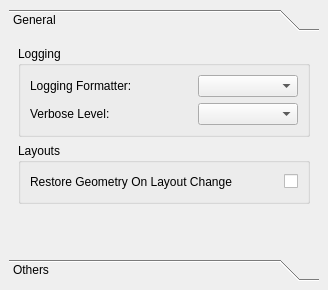
<?xml version="1.0" encoding="UTF-8"?>
<ui version="4.0">
 <class>Preferences_Manager_DockWidget</class>
 <widget class="QDockWidget" name="Preferences_Manager_DockWidget">
  <property name="windowTitle">
   <string>Preferences Manager</string>
  </property>
  <widget class="QWidget" name="Preferences_Manager_dockWidgetContents">
   <layout class="QGridLayout" name="Preferences_Manager_dockWidgetContents_gridLayout">
    <item row="0" column="0">
     <widget class="QToolBox" name="Preferences_Manager_toolBox">
      <property name="minimumSize">
       <size>
        <width>310</width>
        <height>0</height>
       </size>
      </property>
      <property name="currentIndex">
       <number>0</number>
      </property>
      <widget class="QWidget" name="General_Preferences_page">
       <property name="geometry">
        <rect>
         <x>0</x>
         <y>0</y>
         <width>365</width>
         <height>218</height>
        </rect>
       </property>
       <attribute name="label">
        <string>General</string>
       </attribute>
       <layout class="QGridLayout" name="General_Preferences_page_gridLayout">
        <item row="3" column="0">
         <spacer name="General_Preferences_verticalSpacer">
          <property name="orientation">
           <enum>Qt::Vertical</enum>
          </property>
          <property name="sizeHint" stdset="0">
           <size>
            <width>20</width>
            <height>40</height>
           </size>
          </property>
         </spacer>
        </item>
        <item row="1" column="0">
         <widget class="QGroupBox" name="Logging_Settings_groupBox">
          <property name="title">
           <string>Logging</string>
          </property>
          <layout class="QGridLayout" name="Log_Settings_groupBox_gridLayout">
           <item row="1" column="0">
            <layout class="QHBoxLayout" name="Verbosity_horizontalLayout">
             <item>
              <widget class="QLabel" name="Verbose_Level_label">
               <property name="text">
                <string>Verbose Level:</string>
               </property>
              </widget>
             </item>
             <item>
              <spacer name="Logging_Settings_horizontalSpacer">
               <property name="orientation">
                <enum>Qt::Horizontal</enum>
               </property>
               <property name="sizeHint" stdset="0">
                <size>
                 <width>40</width>
                 <height>20</height>
                </size>
               </property>
              </spacer>
             </item>
             <item>
              <widget class="QComboBox" name="Verbose_Level_comboBox">
               <property name="minimumSize">
                <size>
                 <width>100</width>
                 <height>0</height>
                </size>
               </property>
               <property name="statusTip">
                <string>Verbose Level Combo Box: Defines Application verbose level: Each option encompasses the ones over it in the list.</string>
               </property>
              </widget>
             </item>
            </layout>
           </item>
           <item row="0" column="0">
            <layout class="QHBoxLayout" name="Formatter_horizontalLayout">
             <item>
              <widget class="QLabel" name="Logging_Formatter_label">
               <property name="text">
                <string>Logging Formatter:</string>
               </property>
              </widget>
             </item>
             <item>
              <spacer name="Logging_Formatter_horizontalSpacer">
               <property name="orientation">
                <enum>Qt::Horizontal</enum>
               </property>
               <property name="sizeHint" stdset="0">
                <size>
                 <width>40</width>
                 <height>20</height>
                </size>
               </property>
              </spacer>
             </item>
             <item>
              <widget class="QComboBox" name="Logging_Formatters_comboBox">
               <property name="minimumSize">
                <size>
                 <width>100</width>
                 <height>0</height>
                </size>
               </property>
               <property name="statusTip">
                <string>Logging Formatter Combo Box: Defines the logging formatter.</string>
               </property>
              </widget>
             </item>
            </layout>
           </item>
          </layout>
         </widget>
        </item>
        <item row="2" column="0">
         <widget class="QGroupBox" name="Layouts_groupBox">
          <property name="title">
           <string>Layouts</string>
          </property>
          <layout class="QGridLayout" name="Layouts_groupBox_gridLayout">
           <item row="0" column="0">
            <layout class="QHBoxLayout" name="Restore_Geometry_On_Layout_Change_horizontalLayout">
             <item>
              <widget class="QLabel" name="Restore_Geometry_On_Layout_Change_label">
               <property name="text">
                <string>Restore Geometry On Layout Change</string>
               </property>
              </widget>
             </item>
             <item>
              <spacer name="Restore_Geometry_On_Layout_Change_horizontalSpacer">
               <property name="orientation">
                <enum>Qt::Horizontal</enum>
               </property>
               <property name="sizeHint" stdset="0">
                <size>
                 <width>40</width>
                 <height>20</height>
                </size>
               </property>
              </spacer>
             </item>
             <item>
              <widget class="QCheckBox" name="Restore_Geometry_On_Layout_Change_checkBox">
               <property name="statusTip">
                <string>Restore Geometry On Layout Change Check Box: Application window size and placement are also restored when changing Application layout.</string>
               </property>
               <property name="layoutDirection">
                <enum>Qt::RightToLeft</enum>
               </property>
              </widget>
             </item>
            </layout>
           </item>
          </layout>
         </widget>
        </item>
       </layout>
      </widget>
      <widget class="QWidget" name="Others_Preferences_page">
       <property name="geometry">
        <rect>
         <x>0</x>
         <y>0</y>
         <width>365</width>
         <height>218</height>
        </rect>
       </property>
       <attribute name="label">
        <string>Others</string>
       </attribute>
       <layout class="QGridLayout" name="Others_Preferences_page_gridLayout">
        <item row="0" column="0">
         <layout class="QGridLayout" name="Others_Preferences_gridLayout"/>
        </item>
        <item row="1" column="0">
         <spacer name="Others_Preferences_page_verticalSpacer">
          <property name="orientation">
           <enum>Qt::Vertical</enum>
          </property>
          <property name="sizeHint" stdset="0">
           <size>
            <width>20</width>
            <height>40</height>
           </size>
          </property>
         </spacer>
        </item>
       </layout>
      </widget>
     </widget>
    </item>
   </layout>
  </widget>
 </widget>
 <resources/>
 <connections/>
</ui>
